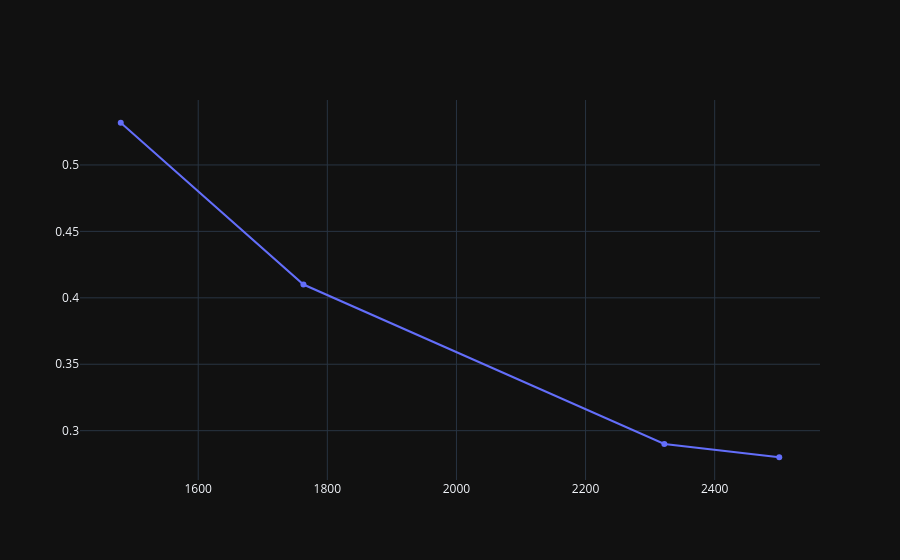

Write notebook code for a chart like this one.
### Code cell
ps = [2500.0, 2322.0, 1763.0, 1480.0]
aDs = [0.28, 0.29, 0.41, 0.531773]
fig = go.Figure(data=go.Scatter(x=ps, y=aDs))
fig.show()

### Figure 1 — Plotly figure (JSON) as saved in the notebook; plotly's stock layout.template omitted (floating-point values rounded to 4 significant figures)
{"data": [{"type": "scatter", "x": [2500, 2322, 1763, 1480], "y": [0.28, 0.29, 0.41, 0.5318]}], "layout": {"autosize": true, "xaxis": {"autorange": true, "range": [1415.0, 2565.0], "type": "linear"}, "yaxis": {"autorange": true, "range": [0.2592, 0.5526], "type": "linear"}}}
